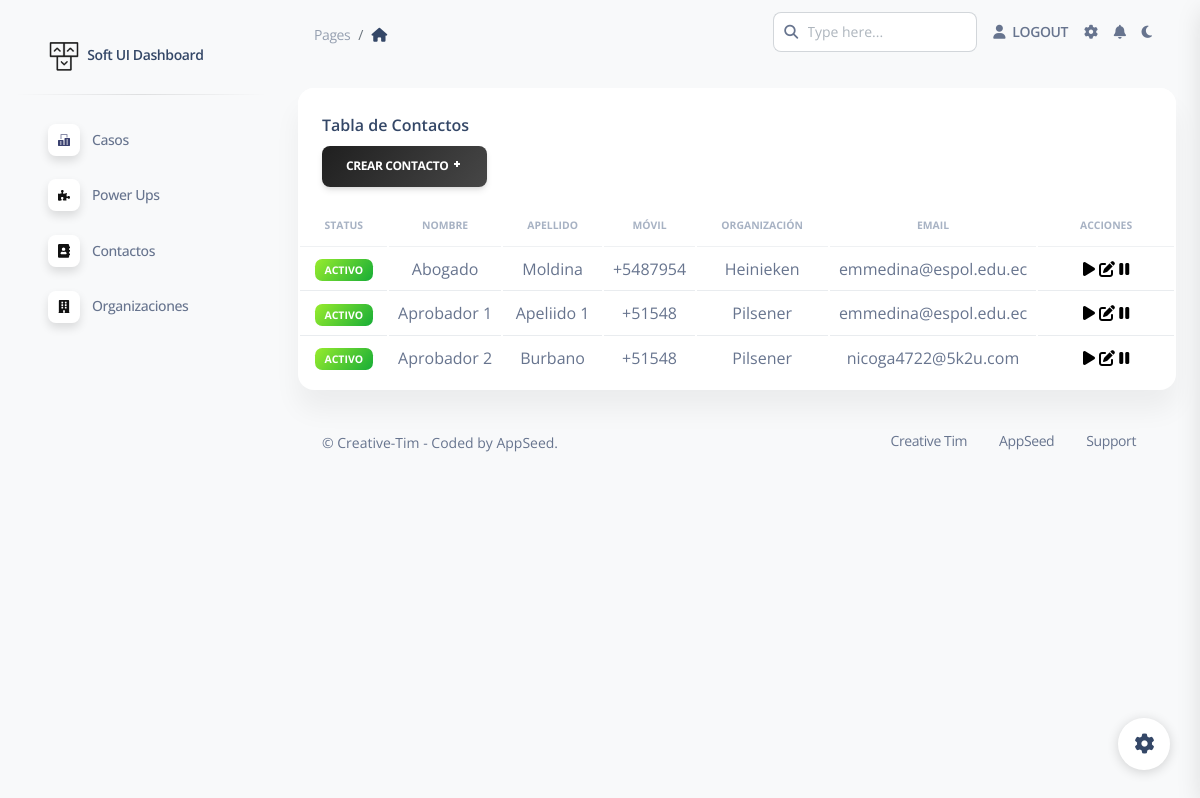
Screenshot of /home/tableContactos/ (signed in) with the database file from the repository.
### mainApp/models.py (models this page shows, shortened)
class Contacto(models.Model):
    ACTIVO = 'ACT'
    INACTIVO = 'INACT'
    ESTADO_CONTACTO = [
        (ACTIVO, 'ACTIVO'),
        (INACTIVO, 'INACTIVO'),
    ]
    User = models.ForeignKey(User, on_delete=models.CASCADE)  # new
    organizacionName = models.ForeignKey(Organizacion, on_delete=models.CASCADE,  null=True)  # new
    status = models.CharField(max_length=5, choices=ESTADO_CONTACTO, default=ACTIVO,)
    nombre = models.CharField(max_length = 254)
    apellido = models.CharField(max_length = 254)
    celular = models.CharField(max_length = 254)
    departamento = models.CharField(max_length = 254, null=True)
    email = models.EmailField(max_length = 254)

class Organizacion(models.Model):
    ACTIVO = 'ACT'
    INACTIVO = 'INACT'
    ESTADO_ORGANIZACION = [
        (ACTIVO, 'ACTIVO'),
        (INACTIVO, 'INACTIVO'),
    ]
    organizacionUser = models.ForeignKey(User, on_delete=models.CASCADE)  # new
    status = models.CharField(max_length=5, choices=ESTADO_ORGANIZACION, default=ACTIVO,)
    nombre = models.CharField(max_length = 254)
    direccion = models.CharField(max_length = 254)
    contacto_organizacion = models.CharField(max_length = 254) # PROPIO CONTACTO
    email = models.EmailField(max_length = 254)
    def __str__(self):
        return self.nombre

### users/views.py (the view)
# urls.py: path('tableContactos/', views.tableContacto, name="tableContacto"),
@login_required
def tableContacto(request):
    username = request.user.username
    contactoQS = Contacto.objects.filter(User__username = username)
    form = ContactoForm()
    form.fields['organizacionName'].queryset = Organizacion.objects.filter(organizacionUser__username=username)
    context = {"contactos":contactoQS,"form":form}
    return render(request,"users/tableContactos.html",context)

### mainApp/forms.py
class ContactoForm(ModelForm):
    class Meta:
        model = Contacto
        exclude = ('User','status')
        widgets = {
                'organizacionName': forms.Select(attrs={'class': 'form-control','placeholder':'Nombre de Organización'}),
                'nombre': forms.TextInput( attrs={'class': 'form-control','placeholder':'Nombre de la organización'}),
                'apellido': forms.TextInput(attrs={'class': 'form-control','placeholder':'Dirección'}),
                'celular': forms.TextInput(attrs={'class': 'form-control','placeholder':'Contacto'}),
                'email': forms.TextInput(attrs={'class': 'form-control','placeholder':'Correo'}),
                'departamento': forms.TextInput(attrs={'class': 'form-control','placeholder':'Departamento'}),
         }

### users/templates/users/tableContactos.html (shortened to what this page needs)
{% extends 'layouts/base.html' %} {% block title %} Tables {% endblock title %}
 {% block content %}
{% load static %}
<div class="container-fluid py-4">
  <div class="row">
    <div class="col-12">
      <div class="card mb-4">
        <div class="card-header pb-0">
          <h6>Tabla de Contactos</h6>
          <button
            type="button"
            class="btn bg-gradient-primary"
            data-bs-toggle="modal"
            data-bs-target="#exampleModal"
          >
            Crear Contacto <i class="ni ni-fat-add"></i>
          </button>
        </div>
        <div class="card-body px-0 pt-0 pb-2">
          <div class="table-responsive p-0">
            <table class="table align-items-center mb-0">
              <thead>
                <tr>
                  <th
                    class="text-uppercase text-secondary text-xxs font-weight-bolder opacity-7 align-middle text-center"
                  >
                    Status
                  </th>
                  <th
                    class="text-uppercase text-secondary text-xxs font-weight-bolder opacity-7 align-middle text-center"
                  >
                    Nombre
                  </th>
                  <th
                    class="text-uppercase text-secondary text-xxs font-weight-bolder opacity-7 align-middle text-center"
                  >
                    Apellido
                  </th>
                  <th
                    class="text-uppercase text-secondary text-xxs font-weight-bolder opacity-7 align-middle text-center"
                  >
                    Móvil
                  </th>
                  <th
                    class="text-uppercase text-secondary text-xxs font-weight-bolder opacity-7 align-middle text-center"
                  >
                    Organización
                  </th>
                  <th
                    class="text-uppercase text-secondary text-xxs font-weight-bolder opacity-7 align-middle text-center"
                  >
                    Email
                  </th>
                  <th
                    class="text-uppercase text-secondary text-xxs font-weight-bolder opacity-7 align-middle text-center"
                  >
                    Acciones
                  </th>
                </tr>
              </thead>
              <tbody>
                {% for contacto in contactos %}
                <tr>
                  {% if contacto.status == 'ACT' %}
                  <td class="align-middle text-center text-sm">
                    <span class="badge badge-sm bg-gradient-success">
                      {{contacto.get_status_display}}</span
                    >
                    {% else %}
                  </td>
                  <td class="align-middle text-center text-sm">
                    <span class="badge badge-sm bg-gradient-danger">
                      {{caso.get_status_display}}</span
                    >
                    {% endif %}
                  </td>
                  <td class="align-middle text-center">
                    <h7>{{contacto.nombre}} </h7>
                  </td>
                  <td class="align-middle text-center">
                    <h7> {{contacto.apellido}} </h7>
                  </td>
                  <td class="align-middle text-center">
                    <h7> {{contacto.celular}} </h7>
                  </td>
                  <td class="align-middle text-center">
                    {{contacto.organizacionName}}
                  </td>
                  <td class="align-middle text-center">
                    <h7> {{contacto.email}} </h7>
                  </td>
                  <td class="align-middle text-left">
                    <div class="container text-center">
                      <div class="row d-flex justify-content-around">
                        <div class="col">
                          <span style="font-size: 1em; color: black">
                            <i class="fas fa-play"></i>
                          </span>
                          <span style="font-size: 1em; color: black">
                            <i class="fas fa-edit"></i>
                          </span>
                          <span style="font-size: 1em; color: black">
                            <i class="fas fa-pause"></i
                          ></span>
                        </div>
                      </div>
                    </div>
                  </td>
                </tr>
                {% endfor %}
              </tbody>
            </table>
          </div>
        </div>
      </div>
    </div>
  </div>
  {% include "includes/footer.html" %}
</div>
{% endblock content %}

### static/styles/dark-theme-core.css (style rules this page uses)
body { transition: background-color 200ms ease-in; }

### users/templates/users/tableContactos.html (style rules this page uses)
.bg-gradient-primary { background-image: linear-gradient(310deg, #535353 0%, #1b1b1b 100%); }

### rows the page displays
Contacto: status "ACTIVO", nombre "Abogado", apellido "Moldina", celular "+5487954", organizacionName "Heinieken", email "emmedina@espol.edu.ec"
Contacto: status "ACTIVO", nombre "Aprobador 1", apellido "Apeliido 1", celular "+51548", organizacionName "Pilsener", email "emmedina@espol.edu.ec"
Contacto: status "ACTIVO", nombre "Aprobador 2", apellido "Burbano", celular "+51548", organizacionName "Pilsener", email "nicoga4722@5k2u.com"
